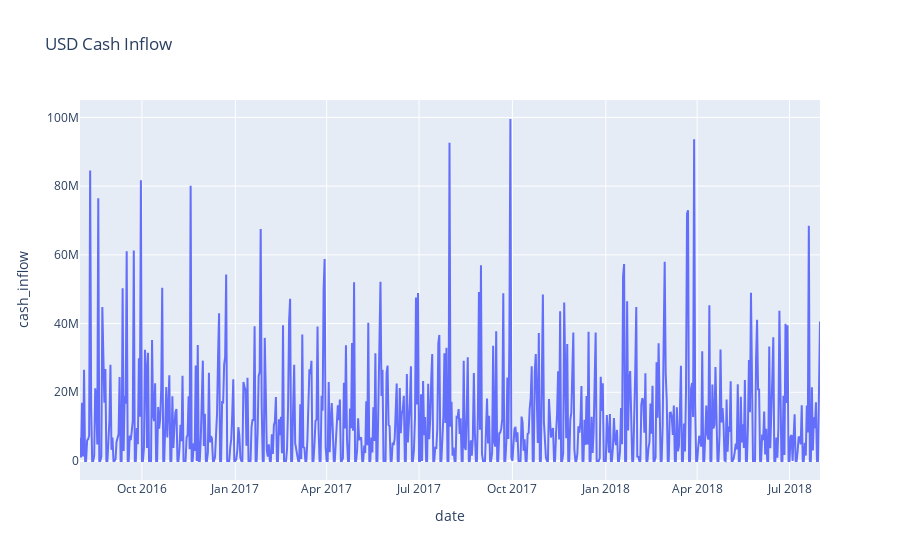

Notebook cell for this chart:
### Code cell
# Using plotly.express
fig = px.line(usd_cash_inflow_df, x='date', y="cash_inflow", title='USD Cash Inflow')
fig.show()

### Figure 1 — Plotly figure (JSON) as saved in the notebook; plotly's stock layout.template omitted (floating-point values rounded to 4 significant figures; data arrays with more than 128 entries replaced by an {"elided": "..."} marker saying what was removed)
{"data": [{"hovertemplate": "date=%{x}<br>cash_inflow=%{y}<extra></extra>", "legendgroup": "", "line": {"color": "#636efa", "dash": "solid"}, "marker": {"symbol": "circle"}, "mode": "lines", "name": "", "orientation": "v", "showlegend": false, "type": "scatter", "x": {"elided": "730 str values"}, "xaxis": "x", "y": {"elided": "730 float values"}, "yaxis": "y"}], "layout": {"legend": {"tracegroupgap": 0}, "title": {"text": "USD Cash Inflow"}, "xaxis": {"anchor": "y", "domain": [0, 1], "title": {"text": "date"}}, "yaxis": {"anchor": "x", "domain": [0, 1], "title": {"text": "cash_inflow"}}}}
